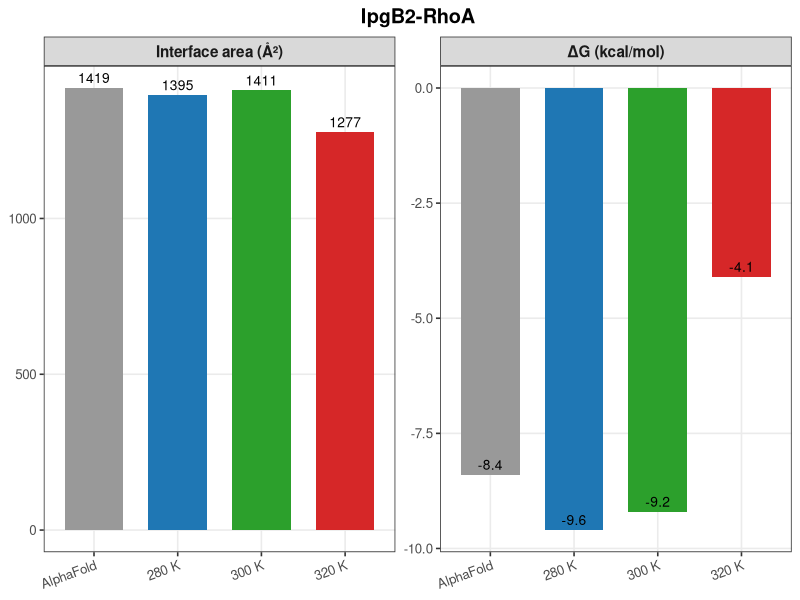

Source code (R):
library(ggplot2)
library(dplyr)
library(tidyr)

df_all <- read.csv("AF_interface.csv")

df_all$Structure <- factor(df_all$Structure, 
                           levels = c("AlphaFold", "280 K", "300 K", "320 K"))

# Convert to long format
df_long <- df_all %>%
  pivot_longer(
    cols = c(Interface_Area, Delta_G),
    names_to = "Metric",
    values_to = "Value"
  )

df_long$Metric <- factor(df_long$Metric,
                         levels = c("Interface_Area", "Delta_G"))
metric_labeller <- labeller(
  Metric = c(
    "Interface_Area" = "Interface area (Å²)",
    "Delta_G" = "ΔG (kcal/mol)"
  )
)

# Create faceted bar plot
p_interface <- ggplot(df_long, aes(x = Structure, y = Value, fill = Structure)) +
  geom_col(width = 0.7) +
  facet_wrap(~ Metric, scales = "free_y", nrow = 1, labeller = metric_labeller) +
  scale_fill_manual(
    values = c("AlphaFold" = "gray60",
               "280 K"    = "#1f77b4",
               "300 K"    = "#2ca02c",
               "320 K"    = "#d62728"),
    guide = "none"
  ) +
  geom_text(
    aes(label = ifelse(Metric == "Interface_Area",
                       round(Value, 0),
                       round(Value, 1))),
    vjust = -0.5,
    size = 3.5
  ) +
  labs(x = NULL, y = NULL) +
  theme_bw(base_size = 12) +
  theme(
    strip.text = element_text(face = "bold", size = 11),
    axis.text.x = element_text(angle = 20, hjust = 1),
    panel.grid.minor = element_blank(),
    plot.title = element_text(face = "bold", hjust = 0.5)
  ) +
  ggtitle("IpgB2-RhoA")

print(p_interface)
